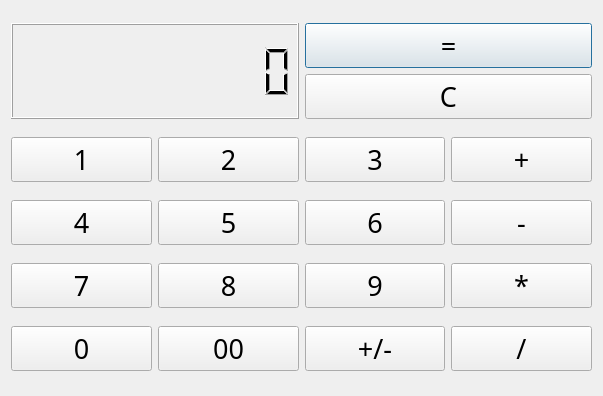
<?xml version="1.0" encoding="UTF-8"?>
<ui version="4.0">
 <class>Calculator</class>
 <widget class="QDialog" name="Calculator">
  <property name="geometry">
   <rect>
    <x>0</x>
    <y>0</y>
    <width>603</width>
    <height>396</height>
   </rect>
  </property>
  <property name="windowTitle">
   <string>Dialog</string>
  </property>
  <layout class="QVBoxLayout" name="verticalLayout_2">
   <item>
    <layout class="QHBoxLayout" name="horizontalLayout_5">
     <item>
      <widget class="QLCDNumber" name="lcdNumber">
       <property name="digitCount">
        <number>10</number>
       </property>
      </widget>
     </item>
     <item>
      <layout class="QVBoxLayout" name="verticalLayout">
       <item>
        <widget class="QPushButton" name="pushButton_17">
         <property name="font">
          <font>
           <family>Algerian</family>
           <pointsize>20</pointsize>
          </font>
         </property>
         <property name="text">
          <string>=</string>
         </property>
        </widget>
       </item>
       <item>
        <widget class="QPushButton" name="pushButton_18">
         <property name="font">
          <font>
           <family>Algerian</family>
           <pointsize>20</pointsize>
          </font>
         </property>
         <property name="text">
          <string>C</string>
         </property>
        </widget>
       </item>
      </layout>
     </item>
    </layout>
   </item>
   <item>
    <layout class="QHBoxLayout" name="horizontalLayout">
     <item>
      <widget class="QPushButton" name="pushButton">
       <property name="font">
        <font>
         <family>Algerian</family>
         <pointsize>20</pointsize>
        </font>
       </property>
       <property name="text">
        <string>1</string>
       </property>
      </widget>
     </item>
     <item>
      <widget class="QPushButton" name="pushButton_2">
       <property name="font">
        <font>
         <family>Algerian</family>
         <pointsize>20</pointsize>
        </font>
       </property>
       <property name="text">
        <string>2</string>
       </property>
      </widget>
     </item>
     <item>
      <widget class="QPushButton" name="pushButton_4">
       <property name="font">
        <font>
         <family>Algerian</family>
         <pointsize>20</pointsize>
        </font>
       </property>
       <property name="text">
        <string>3</string>
       </property>
      </widget>
     </item>
     <item>
      <widget class="QPushButton" name="pushButton_3">
       <property name="font">
        <font>
         <family>Algerian</family>
         <pointsize>20</pointsize>
        </font>
       </property>
       <property name="text">
        <string>+</string>
       </property>
      </widget>
     </item>
    </layout>
   </item>
   <item>
    <layout class="QHBoxLayout" name="horizontalLayout_2">
     <item>
      <widget class="QPushButton" name="pushButton_5">
       <property name="font">
        <font>
         <family>Algerian</family>
         <pointsize>20</pointsize>
        </font>
       </property>
       <property name="text">
        <string>4</string>
       </property>
      </widget>
     </item>
     <item>
      <widget class="QPushButton" name="pushButton_6">
       <property name="font">
        <font>
         <family>Algerian</family>
         <pointsize>20</pointsize>
        </font>
       </property>
       <property name="text">
        <string>5</string>
       </property>
      </widget>
     </item>
     <item>
      <widget class="QPushButton" name="pushButton_7">
       <property name="font">
        <font>
         <family>Algerian</family>
         <pointsize>20</pointsize>
        </font>
       </property>
       <property name="text">
        <string>6</string>
       </property>
      </widget>
     </item>
     <item>
      <widget class="QPushButton" name="pushButton_8">
       <property name="font">
        <font>
         <family>Algerian</family>
         <pointsize>20</pointsize>
        </font>
       </property>
       <property name="text">
        <string>-</string>
       </property>
      </widget>
     </item>
    </layout>
   </item>
   <item>
    <layout class="QHBoxLayout" name="horizontalLayout_3">
     <item>
      <widget class="QPushButton" name="pushButton_9">
       <property name="font">
        <font>
         <family>Algerian</family>
         <pointsize>20</pointsize>
        </font>
       </property>
       <property name="text">
        <string>7</string>
       </property>
      </widget>
     </item>
     <item>
      <widget class="QPushButton" name="pushButton_10">
       <property name="font">
        <font>
         <family>Algerian</family>
         <pointsize>20</pointsize>
        </font>
       </property>
       <property name="text">
        <string>8</string>
       </property>
      </widget>
     </item>
     <item>
      <widget class="QPushButton" name="pushButton_11">
       <property name="font">
        <font>
         <family>Algerian</family>
         <pointsize>20</pointsize>
        </font>
       </property>
       <property name="text">
        <string>9</string>
       </property>
      </widget>
     </item>
     <item>
      <widget class="QPushButton" name="pushButton_12">
       <property name="font">
        <font>
         <family>Algerian</family>
         <pointsize>20</pointsize>
        </font>
       </property>
       <property name="text">
        <string>*</string>
       </property>
      </widget>
     </item>
    </layout>
   </item>
   <item>
    <layout class="QHBoxLayout" name="horizontalLayout_4">
     <item>
      <widget class="QPushButton" name="pushButton_13">
       <property name="font">
        <font>
         <family>Algerian</family>
         <pointsize>20</pointsize>
        </font>
       </property>
       <property name="text">
        <string>0</string>
       </property>
      </widget>
     </item>
     <item>
      <widget class="QPushButton" name="pushButton_14">
       <property name="font">
        <font>
         <family>Algerian</family>
         <pointsize>20</pointsize>
        </font>
       </property>
       <property name="text">
        <string>00</string>
       </property>
      </widget>
     </item>
     <item>
      <widget class="QPushButton" name="pushButton_15">
       <property name="font">
        <font>
         <family>Algerian</family>
         <pointsize>20</pointsize>
        </font>
       </property>
       <property name="text">
        <string>+/-</string>
       </property>
      </widget>
     </item>
     <item>
      <widget class="QPushButton" name="pushButton_16">
       <property name="font">
        <font>
         <family>Algerian</family>
         <pointsize>20</pointsize>
        </font>
       </property>
       <property name="text">
        <string>/</string>
       </property>
      </widget>
     </item>
    </layout>
   </item>
  </layout>
 </widget>
 <tabstops>
  <tabstop>pushButton</tabstop>
  <tabstop>pushButton_2</tabstop>
  <tabstop>pushButton_4</tabstop>
  <tabstop>pushButton_3</tabstop>
  <tabstop>pushButton_5</tabstop>
  <tabstop>pushButton_6</tabstop>
  <tabstop>pushButton_7</tabstop>
  <tabstop>pushButton_8</tabstop>
  <tabstop>pushButton_9</tabstop>
  <tabstop>pushButton_10</tabstop>
  <tabstop>pushButton_11</tabstop>
  <tabstop>pushButton_12</tabstop>
  <tabstop>pushButton_13</tabstop>
  <tabstop>pushButton_14</tabstop>
  <tabstop>pushButton_15</tabstop>
  <tabstop>pushButton_16</tabstop>
  <tabstop>pushButton_18</tabstop>
  <tabstop>pushButton_17</tabstop>
 </tabstops>
 <resources/>
 <connections/>
</ui>
